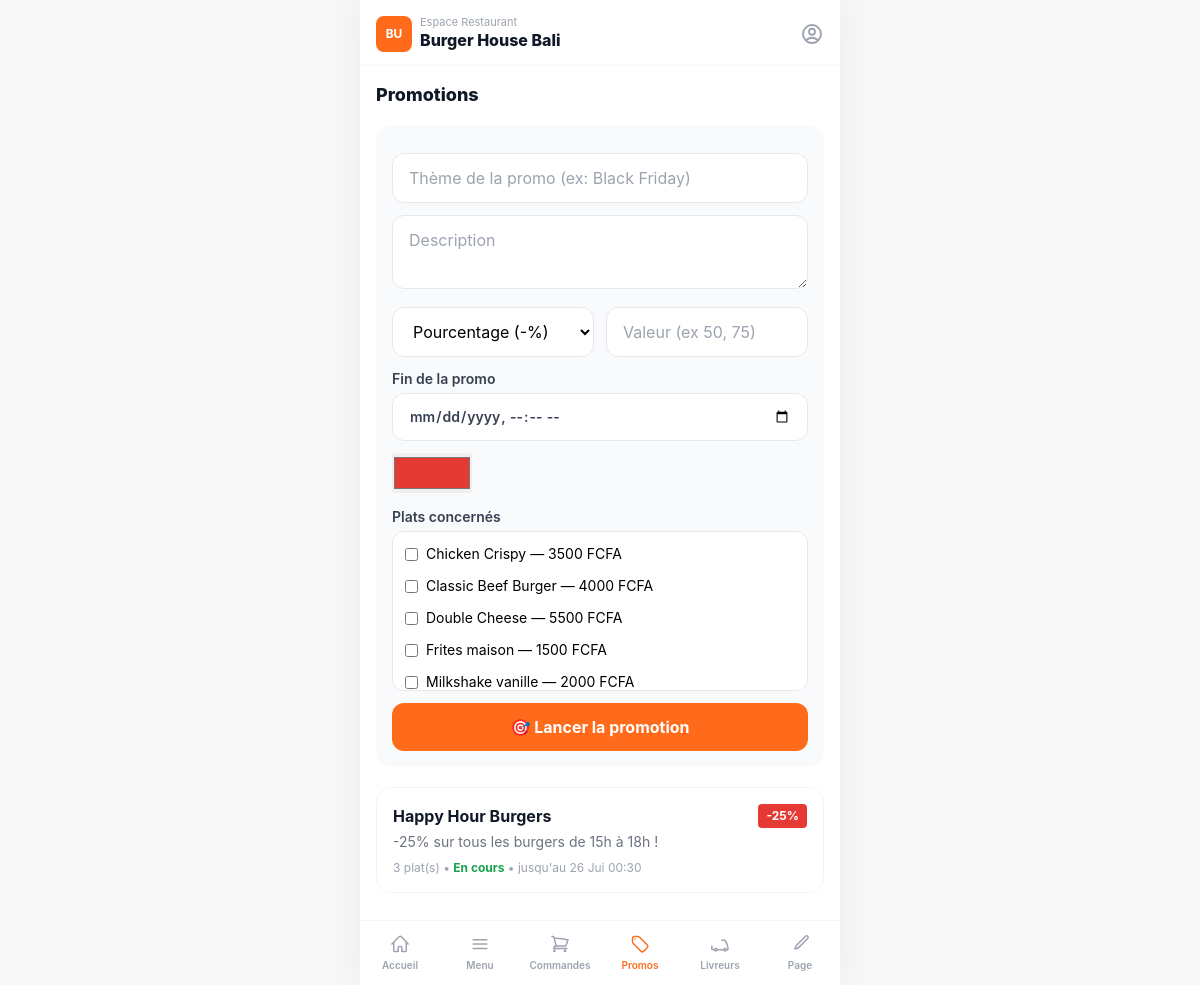
The page /resto/promos/ (signed in) on the database its author committed.
### apps/restaurants/models.py (models this page shows, shortened)
class Restaurant(TimeStampedModel):
    owner = models.ForeignKey(
        settings.AUTH_USER_MODEL, on_delete=models.CASCADE, related_name="restaurants")
    name = models.CharField(max_length=140)
    slug = models.SlugField(max_length=160, unique=True, blank=True)
    share_token = models.CharField(max_length=22, unique=True, blank=True, db_index=True)
    tagline = models.CharField(max_length=60, blank=True,
                               help_text="Badge ex: Cuisine Locale / Premium")
    bio = models.TextField(blank=True, help_text="Description / bio du restaurant")
    logo = models.ImageField(upload_to="restaurants/logos/", blank=True, null=True)
    cover_image = models.ImageField(upload_to="restaurants/covers/", blank=True, null=True)
    categories = models.ManyToManyField(Category, blank=True, related_name="restaurants")
    neighborhood = models.CharField(max_length=80, blank=True,
                                    help_text="Quartier ex: Bonanjo, Akwa, Bonapriso, Bali")
    city = models.CharField(max_length=80, default="Douala")
    address = models.CharField(max_length=255, blank=True)
    lat = models.FloatField(null=True, blank=True)
    lng = models.FloatField(null=True, blank=True)
    delivery_fee = models.PositiveIntegerField(default=500, help_text="Frais livraison en FCFA")
    delivery_time_min = models.PositiveSmallIntegerField(default=20)
    delivery_time_max = models.PositiveSmallIntegerField(default=40)
    min_order = models.PositiveIntegerField(default=0)
    brand_color = models.CharField(max_length=9, default="#FF6B1A")
    accent_color = models.CharField(max_length=9, default="#FFF1E8")
    is_pro = models.BooleanField(default=False, help_text="Badge Pro")
    is_premium = models.BooleanField(default=False)
    is_featured = models.BooleanField(default=False, help_text="A la une")
    is_active = models.BooleanField(default=True)
    rating = models.DecimalField(max_digits=3, decimal_places=1, default=0)
    rating_count = models.PositiveIntegerField(default=0)
    orders_count = models.PositiveIntegerField(default=0)
    phone = models.CharField(max_length=20, blank=True)
    class Meta:
        ordering = ["-is_featured", "-rating"]
        indexes = [models.Index(fields=["slug"]), models.Index(fields=["share_token"])]

class Dish(TimeStampedModel):
    restaurant = models.ForeignKey(Restaurant, on_delete=models.CASCADE, related_name="dishes")
    section = models.ForeignKey(MenuSection, on_delete=models.SET_NULL, null=True, blank=True,
                                related_name="dishes")
    category = models.ForeignKey(Category, on_delete=models.SET_NULL, null=True, blank=True,
                                 related_name="dishes")
    name = models.CharField(max_length=140)
    description = models.TextField(blank=True)
    price = models.PositiveIntegerField(help_text="Prix en FCFA")
    prep_time = models.PositiveSmallIntegerField(default=20, help_text="Temps de preparation (min)")
    image = models.ImageField(upload_to="dishes/", blank=True, null=True)
    video = models.FileField(upload_to="dishes/videos/", blank=True, null=True)
    is_available = models.BooleanField(default=True)
    is_popular = models.BooleanField(default=False)
    orders_count = models.PositiveIntegerField(default=0)
    class Meta:
        ordering = ["section__order", "-is_popular", "name"]
        indexes = [models.Index(fields=["restaurant", "is_available"])]

### apps/promotions/models.py (models this page shows, shortened)
class Promotion(TimeStampedModel):
    class DiscountType(models.TextChoices):
        PERCENT = "percent", "Pourcentage (-X%)"
        AMOUNT = "amount", "Reduction fixe (-X FCFA)"
        FIXED_PRICE = "fixed_price", "Prix promo (X FCFA)"
    restaurant = models.ForeignKey(Restaurant, on_delete=models.CASCADE, related_name="promotions")
    title = models.CharField(max_length=120, help_text="Theme de la promo ex: Black Friday")
    description = models.TextField(blank=True)
    discount_type = models.CharField(max_length=12, choices=DiscountType.choices,
                                     default=DiscountType.PERCENT)
    discount_value = models.PositiveIntegerField(
        help_text="% (ex 50, 75), montant FCFA, ou prix promo selon le type")
    dishes = models.ManyToManyField(Dish, related_name="promotions", blank=True)
    banner_color = models.CharField(max_length=9, default="#E53935")
    starts_at = models.DateTimeField(default=timezone.now)
    ends_at = models.DateTimeField()
    is_active = models.BooleanField(default=True)
    class Meta:
        ordering = ["-starts_at"]
    @property
    def is_live(self):
        now = timezone.now()
        return self.is_active and self.starts_at <= now <= self.ends_at
    @property
    def label(self):
        if self.discount_type == self.DiscountType.PERCENT:
            return f"-{self.discount_value}%"
        if self.discount_type == self.DiscountType.AMOUNT:
            return f"-{self.discount_value} FCFA"
        return f"{self.discount_value} FCFA"

### apps/restaurants/views.py (the view, shortened to what this page needs)
# urls.py: path("resto/promos/", views.promos_manage, name="promos"),
@login_required
def promos_manage(request):
    resto = _owner_resto(request)
    if not resto:
        return redirect("restaurants:onboarding")
    return render(request, "restaurant_dashboard/promos.html",
                  {"resto": resto, "promos": resto.promotions.all(),
                   "dishes": resto.dishes.all()})

### apps/core/context_processors.py (called while the page is built)
def brand(request):
    unread = 0
    if request.user.is_authenticated:
        unread = request.user.notifications.filter(is_read=False).count()
    return {
        "BRAND_NAME": "ONE EAT",
        "CURRENCY": settings.CURRENCY,
        "DEFAULT_CITY": settings.DEFAULT_CITY,
        "DOUALA_CENTER": settings.DOUALA_CENTER,
        "VAPID_PUBLIC_KEY": settings.VAPID_PUBLIC_KEY,
        "unread_notifications": unread,
    }

### apps/restaurants/views.py (called while the page is built)
def _owner_resto(request):
    return Restaurant.objects.filter(owner=request.user).first()

### templates/restaurant_dashboard/promos.html (shortened to what this page needs)
{% extends "restaurant_dashboard/base.html" %}
{% block dash %}
<h2 class="font-extrabold text-lg text-gray-900">Promotions</h2>
<form method="post" class="mt-4 rounded-2xl bg-gray-50 p-4 space-y-3">
  <input name="title" required placeholder="Thème de la promo (ex: Black Friday)" class="w-full px-4 py-3 rounded-xl bg-white border border-gray-200 focus:outline-none">
  <textarea name="description" rows="2" placeholder="Description" class="w-full px-4 py-3 rounded-xl bg-white border border-gray-200 focus:outline-none"></textarea>
  <div class="grid grid-cols-2 gap-3">
    <select name="discount_type" class="px-4 py-3 rounded-xl bg-white border border-gray-200 focus:outline-none">
      <option value="percent">Pourcentage (-%)</option>
    </select>
    <input name="discount_value" type="number" required placeholder="Valeur (ex 50, 75)" class="px-4 py-3 rounded-xl bg-white border border-gray-200 focus:outline-none">
  </div>
  <label class="block text-sm font-semibold text-gray-700">Fin de la promo
    <input name="ends_at" type="datetime-local" class="mt-1 w-full px-4 py-3 rounded-xl bg-white border border-gray-200 focus:outline-none"></label>
  <input name="banner_color" type="color" value="#E53935" class="h-10 w-20 rounded">
  <div>
    <p class="text-sm font-semibold text-gray-700 mb-1">Plats concernés</p>
    <div class="max-h-40 overflow-y-auto space-y-1 bg-white rounded-xl p-2 border border-gray-200">
      {% for d in dishes %}
      <label class="flex items-center gap-2 text-sm p-1"><input type="checkbox" name="dishes" value="{{ d.id }}"> {{ d.name }} — {{ d.price }} FCFA</label>
      {% endfor %}
    </div>
  </div>
  <button class="w-full py-3 rounded-xl bg-brand text-white font-bold">🎯 Lancer la promotion</button>
</form>
<div class="mt-5 space-y-2">
  {% for p in promos %}
  <div class="rounded-2xl border border-gray-100 p-4">
    <div class="flex items-center justify-between">
      <span class="font-bold text-gray-900">{{ p.title }}</span>
      <span class="text-xs font-bold text-white px-2 py-1 rounded" style="background:{{ p.banner_color }}">{{ p.label }}</span>
    </div>
    <p class="text-sm text-gray-500 mt-1">{{ p.description }}</p>
    <p class="text-xs text-gray-400 mt-2">{{ p.dishes.count }} plat(s) • {% if p.is_live %}<span class="text-green-600 font-bold">En cours</span>{% else %}Terminée/programmée{% endif %} • jusqu'au {{ p.ends_at|date:"d M H:i" }}</p>
  </div>
  {% empty %}<p class="text-gray-400 text-center py-8 text-sm">Aucune promotion.</p>{% endfor %}
</div>
{% endblock %}

### templates/restaurant_dashboard/base.html (shortened to what this page needs)
{% extends "base.html" %}
{% load static %}
{% block shell_class %}safe-bottom{% endblock %}
{% block body %}
<header class="px-4 pt-4 pb-3 sticky top-0 bg-white z-30 border-b border-gray-50">
  <div class="flex items-center justify-between">
    <div class="flex items-center gap-2 min-w-0">
      <div class="w-9 h-9 rounded-lg bg-brand text-white text-xs font-bold flex items-center justify-center flex-shrink-0">{{ resto.name|slice:":2"|upper }}</div>
      <div class="min-w-0">
        <p class="text-[11px] text-gray-400 leading-none">Espace Restaurant</p>
        <h1 class="font-extrabold text-gray-900 truncate">{{ resto.name }}</h1>
      </div>
    </div>
    <a href="{% url 'accounts:profile' %}" class="text-gray-400"></a>
  </div>
</header>
<main class="px-4 py-4 min-h-[60dvh]">{% block dash %}{% endblock %}</main>
{% with active=request.resolver_match.url_name %}
<nav class="fixed bottom-0 left-1/2 -translate-x-1/2 w-full max-w-[480px] bg-white border-t border-gray-100 z-40" style="padding-bottom:env(safe-area-inset-bottom)">
  <div class="grid grid-cols-6 h-[64px] text-[10px] font-semibold">
    {% include "restaurant_dashboard/_navlink.html" with url='restaurants:dashboard' label='Accueil' icon='home' active=active %}
    {% include "restaurant_dashboard/_navlink.html" with url='restaurants:menu' label='Menu' icon='menu' active=active %}
    {% include "restaurant_dashboard/_navlink.html" with url='restaurants:orders' label='Commandes' icon='orders' active=active %}
    {% include "restaurant_dashboard/_navlink.html" with url='restaurants:promos' label='Promos' icon='promo' active=active %}
    {% include "restaurant_dashboard/_navlink.html" with url='restaurants:drivers' label='Livreurs' icon='driver' active=active %}
    {% include "restaurant_dashboard/_navlink.html" with url='restaurants:customize' label='Page' icon='edit' active=active %}
  </div>
</nav>
{% endwith %}
{% endblock %}

### templates/base.html (style rules this page uses)
html,body { -webkit-tap-highlight-color:transparent; }
body { font-family:'Inter',system-ui,sans-serif; background:#f8f8f8; }

### rows shown on the page
Restaurant: name "BU", name "Burger House Bali"
Dish: name "Chicken Crispy", price "3500"
Dish: name "Classic Beef Burger", price "4000"
Dish: name "Double Cheese", price "5500"
Dish: name "Frites maison", price "1500"
Dish: name "Milkshake vanille", price "2000"
Promotion: title "Happy Hour Burgers", label "-25%", description "-25% sur tous les burgers de 15h à 18h !", dishes.count "3", is_active "En cours", ends_at "26 Jui 00:30"

### other values the page prints
{{ label }} "Accueil Menu Commandes Promos Livreurs Page"
